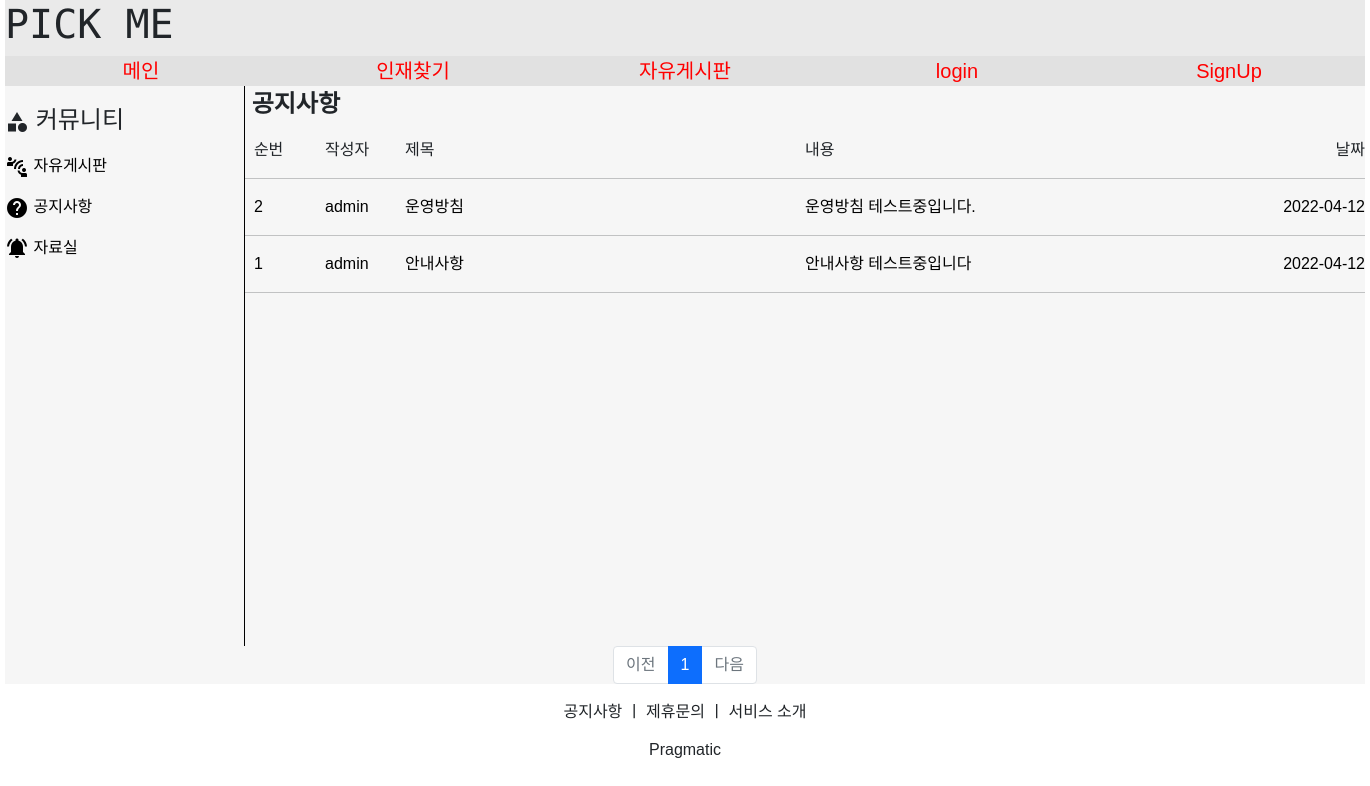
/board/board_gonge_list, run on the app's committed database.
### boardapp/models.py (models this page shows)
class Board_Gonge_Model(models.Model):
    board_gonge_user = models.ForeignKey(MyUser, on_delete=models.CASCADE, related_name='board_gonge_user')
    board_gonge_title = models.CharField(max_length=2000)
    board_gonge_detail = models.TextField()
    board_gonge_date_time = models.DateTimeField(auto_now=True)
    board_gonge_file = models.FileField(upload_to='board/', null=True, blank=True)

### accountapp/models.py (models this page shows)
class MyUser(AbstractUser):
    nickname = models.CharField(max_length=20, unique=True)
    company_group = models.CharField(max_length=100)
    company_number = models.CharField(max_length=200)
    company_name = models.CharField(max_length=200)
    company_ceo = models.CharField(max_length=100)
    company_logo = models.FileField(upload_to='company_logo/', null=True, blank=True)
    company_phone_number = models.CharField(max_length=100)
    company_paper = models.FileField(upload_to='company_paper/', null=True, blank=True)

### boardapp/views.py (the view)
# urls.py: path('board_gonge_list', views.board_gonge_list, name='board_gonge_list'),
def board_gonge_list(request):
    context={}
    page = request.GET.get('page', '1')
    gonge = Board_Gonge_Model.objects.all().order_by('-board_gonge_date_time')
    count = len(gonge)
    paginator = Paginator(gonge, 8)
    page_obj = paginator.get_page(page)
    context['gonge'] = page_obj
    context['count'] = count
    return render(request, 'board_gonge_list.html', context)

### boardapp/templates/board_gonge_list.html (shortened to what this page needs)
{% extends 'base-board.html' %}
{% block content %}
    {% load static %}
    <link rel="stylesheet" href="{% static 'css/board.css' %}">
    <div class="board_content">
        <div class="board_menu">
            <div class="self_margin"></div>
            <div style="font-size:1.5rem;">
                <i style="vertical-align:middle;" class="material-icons">category</i>
                커뮤니티
            </div>
            <div>
                <a href="{% url 'boardapp:board_list' %}">
                    <i style="vertical-align:middle;" class="material-icons">connect_without_contact</i>
                    자유게시판
                </a>
                <a href="{% url 'boardapp:board_gonge_list' %}">
                    <i style="vertical-align:middle;" class="material-icons">help</i>
                    공지사항
                </a>
                <a href="{% url 'boardapp:board_jaro_list' %}">
                    <i style="vertical-align:middle;" class="material-icons">notifications_active</i>
                    자료실
                </a>
            </div>
        </div>
        <div class="board_list">
            <div style="font-size:1.5rem; font-weight:bold;">
                &nbsp;공지사항
            </div>
            <div class="board_main">
                <div style="width:5rem; height:1.5rem; overflow:hidden; text-overflow:ellipsis;">
                    &nbsp;
                    순번
                </div>
                <div style="width:5rem; height:1.5rem; overflow:hidden; text-overflow:ellipsis;">
                    작성자
                </div>
                <div style="width:25rem; height:1.5rem; overflow:hidden; text-overflow:ellipsis;">
                    제목
                </div>
                <div style="width:25rem; height:1.5rem; overflow:hidden; text-overflow:ellipsis;">
                    내용
                </div>
                <div style="width:10rem; display:flex;">
                    <div style="margin-left:auto;">
                        날짜
                    </div>
                </div>
            </div>
            <hr>
            {% for list in gonge %}
                <a href="{% url 'boardapp:board_gonge_detail' title=list.pk %}">
                    <div class="board_main">
                        <div style="width:5rem; height:1.5rem; overflow:hidden; text-overflow:ellipsis;">
                            {{ list.pk }}
                        </div>
                        <div style="width:5rem; height:1.5rem; overflow:hidden; text-overflow:ellipsis;">
                            {{ list.board_gonge_user }}
                        </div>
                        <div style="width:25rem; height:1.5rem; overflow:hidden; text-overflow:ellipsis;">
                            {{ list.board_gonge_title }}
                        </div>
                        <div style="width:25rem; height:1.5rem; overflow:hidden; text-overflow:ellipsis;">
                            {{ list.board_gonge_detail }}
                        </div>
                        <div style="width:10rem; display:flex;">
                            <div style="margin-left:auto;">
                                {{ list.board_gonge_date_time|date:"Y-m-d" }}
                            </div>
                        </div>
                    </div>
                </a>
                <hr>
            {% endfor %}
        </div>
    </div>
    <ul class="pagination justify-content-center">
        {% if gonge.has_previous %}
            <li class="page-item">
                <a class="page-link" href="?page={{ gonge.previous_page_number }}">이전</a>
            </li>
        {% else %}
            <li class="page-item disabled">
                <a class="page-link" tabindex="-1" aria-disabled="true" href="#">이전</a>
            </li>
        {% endif %}
        {% for page_number in gonge.paginator.page_range %}
            {% if page_number >= gonge.number|add:-5 and page_number <= gonge.number|add:5 %}
                {% if page_number == gonge.number %}
                    <li class="page-item active" aria-current="page">
                        <a class="page-link" href="?page={{ page_number }}">{{ page_number }}</a>
                    </li>
                {% else %}
                    <li class="page-item">
                        <a class="page-link" href="?page={{ page_number }}">{{ page_number }}</a>
                    </li>
                {% endif %}
            {% endif %}
        {% endfor %}
        {% if gonge.has_next %}
            <li class="page-item">
                <a class="page-link" href="?page={{ gonge.next_page_number }}">다음</a>
            </li>
        {% else %}
            <li class="page-item disabled">
                <a class="page-link" tabindex="-1" aria-disabled="true" href="#">다음</a>
            </li>
        {% endif %}
    </ul>
{% endblock %}

### static/css/board.css (style rules this page uses)
* { font-family: 'Noto Sans KR', sans-serif; }
a { color:#000000; }
.board_content { width:85rem; height:70vh; display:flex; }
.board_menu { width:15rem; height:70vh; border-right:1px solid black; }
.board_list { width:70rem; height:70vh; }
.board_main { display:flex; }
.self_margin { width:5rem; height:1rem; }

### templates/head-board.html (style rules this page uses)
a { text-decoration:none }

### data on the page
Board_Gonge_Model: pk "2", board_gonge_user "admin", board_gonge_title "운영방침", board_gonge_detail "운영방침 테스트중입니다.", board_gonge_date_time "2022-04-12"
Board_Gonge_Model: pk "1", board_gonge_user "admin", board_gonge_title "안내사항", board_gonge_detail "안내사항 테스트중입니다", board_gonge_date_time "2022-04-12"

### other printed values
{{ page_number }} "1"
